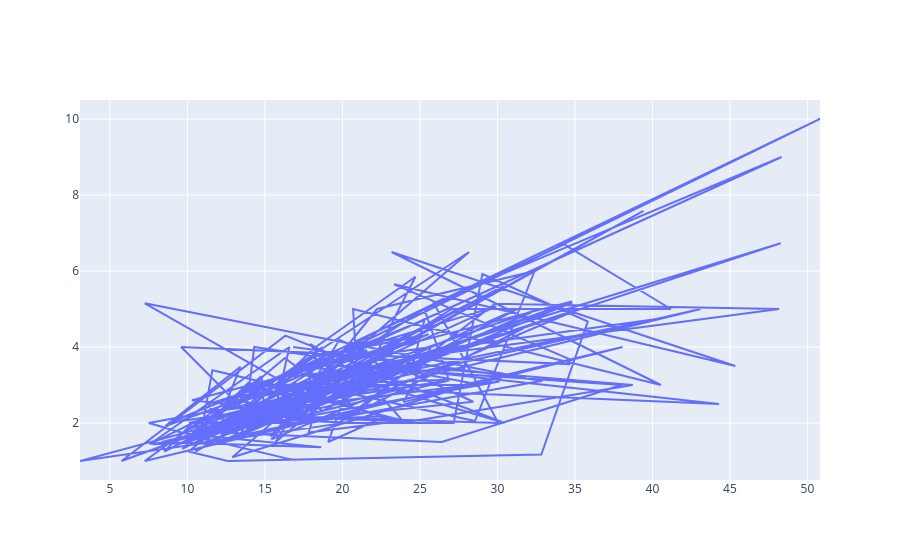

The code cell stored with this chart in its notebook:
### Code cell
fig = go.Figure()
fig.add_trace(go.Scatter(x=tips.total_bill, y=tips.tip, mode='lines'))

### Figure 1 — Plotly figure (JSON) as saved in the notebook; plotly's stock layout.template omitted (floating-point values rounded to 4 significant figures; data arrays with more than 128 entries replaced by an {"elided": "..."} marker saying what was removed)
{"data": [{"mode": "lines", "type": "scatter", "x": {"elided": "244 float values"}, "y": {"elided": "244 float values"}}], "layout": {}}
